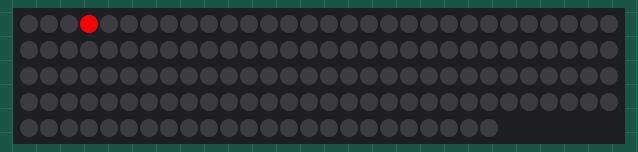
Simulated run of this program. Board: ESP32. Shown: 144 RGB LEDs in strip order, left to right, continuing on the next row. WiFi joins after 1.5 s; servers stay silent unless stated; EEPROM starts erased; no MQTT or app messages arrive unless stated.

Above: at 0.1 s.
At 2.2 s:
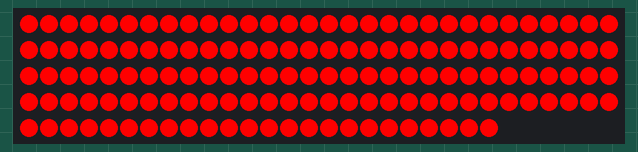
At 2.6 s:
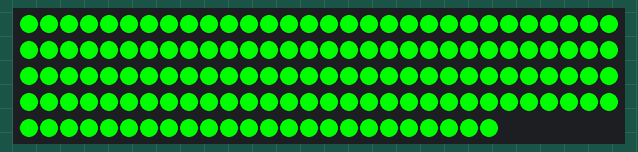

The program:

main.cpp
```cpp
/*
File: main.cpp
Author: David Lotz
Description: Main runnable for execution on esp32. Responsible for importing all modules and initializing settings.
Last Edited: 20.01.2022 by David Lotz

Coded in Visual Studio Code with the PlatformIO IDE extension (https://platformio.org/)
*/

//Comment this out to not have any serial output
//#define DEBUG_MODE

#include <Arduino.h>

#include "esp32_wlan.h"
#include "esp32_mqtt.h"
#include "LED.h"

// ---WLAN connection settings--- //
const char* ssid = "<WLAN-SSID>";
const char* password = "<WLAN-PASSWORD>";

// ---MQTT Broker connection settings--- //
//Broker Server Address
const char* mqtt_server = "<MQTT-SERVER-IP>";
//Port Number. 1883 is the default Port for MQTT.
uint16_t mqtt_port = 1883;

#ifndef UNIT_TEST
//Executed at startup, initalize all connections and settings.
void setup() {
    #ifdef DEBUG_MODE
        Serial.begin(9600);
    #endif
    //Initialize LED stripe
    LEDInit();

    //Display Startup animation
    AnimationSnake(6, 4, true);
    delay(333);
    LightUpAll();

    //Initialize WLAN connection
    setupWLAN(ssid, password);
    //Initialize Broker connection
    setupMQTT(mqtt_server, mqtt_port);
}

//Executed and looped through after setup() ran
void loop() {
    //Listen to incoming MQTT messages
    listen();
}
#endif
```

LED.cpp
```cpp
/*
File: LED.h
Author: Moritz Krug
Description: Module for ESP32 firmware. Implements LED controls.
Last Edited: 20.01.2022 by David Lotz

This library is intended for a Adafruit NeoPixel LED stripe and works with the Adafruit NeoPixel library to
compliment it. This library works staticly with one connected LED stripe and you dont need to create any objects whatsoever.
Arduino core library is necessary.
*/

//Comment this out to not have any serial output
//#define DEBUG_MODE

#include "LED.h"

#include <Arduino.h>
#include <Adafruit_NeoPixel.h>

#define PIN        2  //Pin on the esp to connect the led stripe with
#define NUMPIXELS 144 //Amount of Pixel on stripe

Adafruit_NeoPixel Stripe1(NUMPIXELS, PIN, NEO_GRB + NEO_KHZ800); //initialization of a NeoPixel stripe Object
                                                                 //Amount of pixel, pin to connect,
                                                                 //kind of Neopixel and frequenz picked of the datasheet

int currentLED;

void LEDInit() {
    pinMode(2, OUTPUT); //Pin 2 (D2) to output mode
    Stripe1.begin();
}

void LEDGlow(int start, int end, int red, int green, int blue) {
    for(int i=start; i <= end; i++) {
        Stripe1.setPixelColor(i, Stripe1.Color(red, green, blue)); //Turn on a led with rgb
    }
    Stripe1.show(); //Update the led stripe
}

void LEDOff(int start, int end){
    for(int i=start; i <= end; i++) {
        Stripe1.setPixelColor(i, Stripe1.Color(0, 0, 0)); //Fill a led with zero to turn it black or off
    }
    Stripe1.show(); //Update the led stripe
}

void LEDOffAll() {
    Stripe1.clear(); //Fill whole led stripe with zero
    Stripe1.show(); //Update the led stripe
}

void LEDGlowStart(int start) {
    Stripe1.clear(); //TODO(dpal): should remove this, clearing all leds beforehand should be called separate, any behaviour expecting this atm?
    currentLED = start; //Remember the starter led
    Stripe1.setPixelColor(currentLED, Stripe1.Color(0,0,255)); //Turn the starter led blue
    Stripe1.show(); //Update the led stripe
}

void LEDGlowNext() {
    currentLED = currentLED + 1; //Increase the led
    Stripe1.setPixelColor(currentLED, Stripe1.Color(0,0,255)); //Turn the next led blue
    Stripe1.show(); //Update the led stripe
}

void AnimationSnake(int rows, int columns, bool rainbowMode) {
    //Variables for changing colors in Rainbow-Mode
    int R = 0;
    if(!rainbowMode)
        R = 255;
    int G = 0;
    int B = 0;
    int intensity = 0;
    //Amount of LEDs available
    float led_count = rows * columns;
    //How many LEDs have currently been switched on
    float progress = 0;
    //Itterate through all rows
    for(int current_row = 0; current_row < rows+2; current_row++) {
        //If row is uneven, move from on side to another
        if(current_row % 2) {
            //Itterate through all columns
            for(int current_column = 0; current_column < columns; current_column++) {
                //In rainbowMode: Pick Color based on current progress
                if(rainbowMode) {
                    //First third: Red -> Green
                    if(progress < (led_count/3)) {
                        //Calculate intensity/brightness based on progress
                        intensity = (int)(255*(progress/(led_count/3)));
                        R = 255-intensity;
                        G = intensity;
                        B = 0;
                    //Second third: Green -> Blue
                    } else
                    if(progress < 2*(led_count/3)) {
                        //Calculate intensity/brightness based on progress
                        intensity = (int)(255*((progress-(led_count/3))/(led_count/3)));
                        G = 255-intensity;
                        B = intensity;
                        R = 0;
                    //Last third: Blue -> Red
                    } else
                    if(progress < led_count) {
                        //Calculate intensity/brightness based on progress
                        intensity = (int)(255*((progress-2*(led_count/3))/(led_count/3)));
                        B = 255-intensity;
                        R = intensity;
                        G = 0;
                    }
                }
                //Calculate LED to light up next
                currentLED = ((current_row*columns)+current_column);
                //Shut off LEDs in the row before
                if(current_row > 0) {
                    LEDOff(currentLED - columns*2, currentLED - columns*2);
                }
                if(current_row < rows) {
                LEDGlow(currentLED, currentLED, R, G, B);
                #ifdef DEBUG_MODE
                    Serial.printf("\nLighting LED No. %d Row: %d Column: %d Color: %d, %d, %d", currentLED, current_row, current_column, R, G, B);
                #endif
                }
                //Increment progress-counter for altering colors in rainbowMode
                if (progress < led_count)
                    progress += 1;
                #ifdef DEBUG_MODE
                    Serial.printf("\n Progress: %f / %f", progress, led_count);
                #endif
                //Delay by 100ms
                delay(50);
            }
        //If row is even, move from the opposite site to the other
        } else {
            //Itterate through all columns
            for(int current_column = (columns-1); current_column >= 0; current_column--) {
                //In rainbowMode: Pick Color based on current progress
                if(rainbowMode) {
                    //First third: Red -> Green
                    if(progress < (led_count/3)) {
                        //Calculate intensity/brightness based on progress
                        intensity = (int)(255*(progress/(led_count/3)));
                        R = 255-intensity;
                        G = intensity;
                        B = 0;
                    //Second third: Green -> Blue
                    } else
                    if(progress < 2*(led_count/3)) {
                        //Calculate intensity/brightness based on progress
                        intensity = (int)(255*((progress-(led_count/3))/(led_count/3)));
                        G = 255-intensity;
                        B = intensity;
                        R = 0;
                    //Last third: Blue -> Red
                    } else
                    if(progress < led_count) {
                        //Calculate intensity/brightness based on progress
                        intensity = (int)(255*((progress-2*(led_count/3))/(led_count/3)));
                        B = 255-intensity;
                        R = intensity;
                        G = 0;
                    }
                }
                currentLED = ((current_row*columns)+current_column);
                //Shut off LEDs that have been further away than 6 LEDs from the current LED
                if(current_row > 0) {
                    LEDOff(currentLED - columns*2, currentLED - columns*2);
                }
                if(current_row < rows) {
                LEDGlow(currentLED, currentLED, R, G, B);
                #ifdef DEBUG_MODE
                    Serial.printf("\nLighting LED No. %d Row: %d Column: %d Color: %d, %d, %d", currentLED, current_row, current_column, R, G, B);
                #endif
                }
                //Increment progress-counter for altering colors in rainbowMode
                if (progress < led_count)
                    progress += 1;
                #ifdef DEBUG_MODE
                    Serial.printf("\n Progress: %f/ %f", progress, led_count);
                #endif
                //Delay by 100ms
                delay(50);
            }
        }
    }
}

void LightUpAll() {
    //Light up whole shelf in red
    LEDGlow(0, NUMPIXELS, 255, 0, 0);
    delay(333);
    LEDOffAll();
    //Light up whole shelf in green
    LEDGlow(0, NUMPIXELS, 0, 255, 0);
    delay(333);
    LEDOffAll();
    //Light up whole shelf in blue
    LEDGlow(0, NUMPIXELS, 0, 0, 255);
    delay(333);
    LEDOffAll();
}
```

LED.h
```cpp
/*
File: LED_h
Author: Moritz Krug
Description: Module for ESP32 firmware. Implements LED controls.
Last Edited: 20.01.2022 by David Lotz

This library is intended for a Adafruit NeoPixel LED stripe and
works with the Adafruit NeoPixel library to compliment it. This
library works staticly with one connected LED stripe and you dont
need to create any objects whatsoever.

Arduino core library is necessary.
*/

#ifndef SRC_LED_H
#define SRC_LED_H

/*!
    @brief  Initialize the esp and led stripe
*/
void LEDInit();

/*!
    @brief          Let the leds glow from start led to end led
                    with the rgb color
    @param  start   Number of the first led to be turned on,
                    0 to amount of leds
    @param  end     Number of the last led to be turned on,
                    start to amount of leds
    @param  red     Green brightness, 0 to 255
    @param  green   Red brightness, 0 to 255
    @param  blue    Blue brightness, 0 to 255
 */
void LEDGlow(int start, int end, int red, int green, int blue);

/*!
    @brief          Turn the leds off from start to end led
    @param  start   Number of the first led to be turned off,
                    0 to amount of leds
    @param  end     Number of the last led to be turned off,
                    start to amount of leds
*/
void LEDOff(int start, int end); //The LEDoff method turns off all pixels between the starting and ending pixels (including the start and end pixel)

/*!
    @brief  Turn all leds off from 0 to amount of pixels
*/
void LEDOffAll(); //This method turns off all pixels.

/*!
    @brief          Turn one led blue to find out the position
    @param  start   Number of the led to be turned on,
                    0 to amount of leds
*/
void LEDGlowStart(int start);

/*!
    @brief  Turns on leds after one starting led was set to indicate the shelf size
*/
void LEDGlowNext();

/*!
    @brief              Displays a "snake-like" animation with all available LEDs
    @param  rows        Number of available rows
    @param  columns     Number of available columns
    @param  rainbowMode True if LEDs shall cycle through every color
*/
void AnimationSnake(int rows, int columns, bool rainbowMode);

/*!
    @brief Light up all LEDs with red, green and blue
*/
void LightUpAll();
#endif
```

esp32_mqtt.h
```cpp
/*
File: esp32_mqtt.h
Author: David Lotz
Description: Module for a ESP32 low-level controller. Implements the MQTT protocol for communication with a Broker.
Last Edited: 20.12.2021 by David Lotz
*/

#ifndef SRC_ESP32_MQTT_H
#define SRC_ESP32_MQTT_H

#include <stdint.h>
#include <WString.h>

typedef unsigned char byte;

//Used to set this client's settings regarding the aforementioned MQTT Broker
bool setupMQTT(const char* server_address, uint16_t port);

//This function is used above and creates new topics using the MAC-Address.
String createTopic(String attachment);

//Calls loop() function of MQTT to react to published messages
void listen();

#endif
```

esp32_wlan.cpp
```cpp
/*
File: esp32_wlan.cpp
Author: David Lotz
Description: Module for a ESP32 low-level controller. Implements a Wireless Network setup.
Last Edited: 20.01.2022 by David Lotz

Coded in Visual Studio Code with the PlatformIO IDE extension (https://platformio.org/)
*/

//Comment this out to not have any serial output
//#define DEBUG_MODE

#include "esp32_wlan.h"

#include <WiFi.h>

//Connect to a WiFi network
void setupWLAN(const char* ssid, const char* password) {
    #ifdef DEBUG_MODE
        Serial.printf("\nConnecting to WiFi-Network \"%s\" with password \"%s\"...", ssid, password);
    #endif
    //Start the WiFi connection
    WiFi.begin(ssid, password);

    //Wait for the connection to occur.
    while(WiFi.status() != WL_CONNECTED);
    #ifdef DEBUG_MODE
        Serial.printf("\nConnected!");
    #endif
}

//Returns this clients MAC-Adress
String getMAC() {
    //Get MAC
    return WiFi.macAddress();
}
```

esp32_wlan.h
```cpp
/*
File: esp32_wlan.h
Author: David Lotz
Description: Module for a ESP32 low-level controller. Implements a Wireless Network setup.
Last Edited: 13.01.2022 by David Lotz
*/

#ifndef SRC_ESP32_WLAN_H
#define SRC_ESP32_WLAN_H

#include <WString.h>

//Try to connect to a WiFi network.
void setupWLAN(const char* ssid, const char* password);

//Get this clients MAC-Adress
String getMAC();

#endif
```

Source omitted: esp32_mqtt.cpp (11014 bytes)
